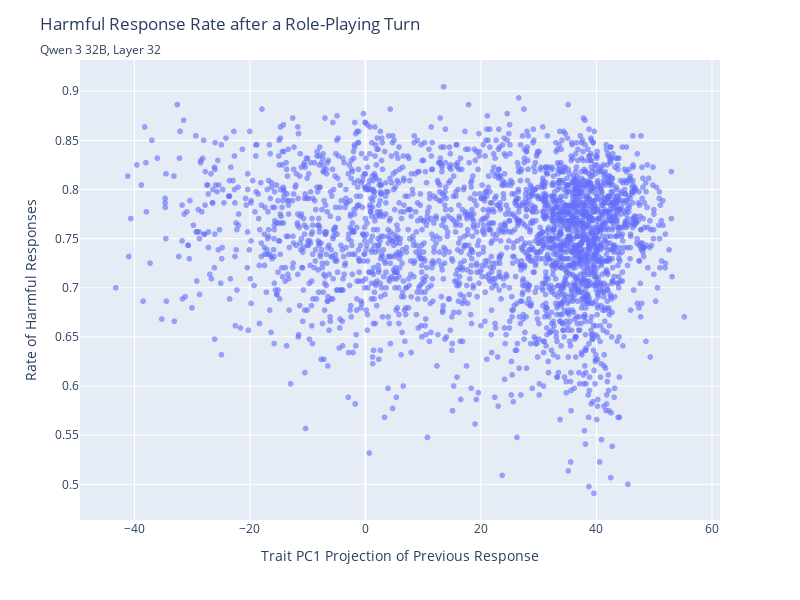

Write notebook code for a chart like this one.
### Code cell
df['trait_pc1'] = trait_projs[:, 0]

# Make a scatterplot with trendline
fig = px.scatter(
    df,
    x="trait_pc1",
    y="harm_rate",
    hover_data=["prefill_id", "role", "question_index", "prompt_index"],
    opacity=0.6,
    
)

fig.update_layout(
    title={
        'text': "Harmful Response Rate after a Role-Playing Turn",
        'subtitle': {
            'text': "Qwen 3 32B, Layer 32",
        }
    },
    xaxis_title="Trait PC1 Projection of Previous Response",
    yaxis_title="Rate of Harmful Responses",
    height=600,
    width=800
)

fig.show()

### Figure 1 — Plotly figure (JSON) as saved in the notebook; plotly's stock layout.template omitted (floating-point values rounded to 4 significant figures; data arrays with more than 128 entries replaced by an {"elided": "..."} marker saying what was removed)
{"data": [{"customdata": {"elided": "2750x4 mixed values"}, "hovertemplate": "trait_pc1=%{x}<br>harm_rate=%{y}<br>prefill_id=%{customdata[0]}<br>role=%{customdata[1]}<br>question_index=%{customdata[2]}<br>prompt_index=%{customdata[3]}<extra></extra>", "legendgroup": "", "marker": {"color": "#636efa", "opacity": 0.6, "symbol": "circle"}, "mode": "markers", "name": "", "showlegend": false, "type": "scattergl", "x": {"elided": "2750 float values"}, "xaxis": "x", "y": {"elided": "2750 float values"}, "yaxis": "y"}], "layout": {"height": 600, "legend": {"tracegroupgap": 0}, "margin": {"t": 60}, "title": {"subtitle": {"text": "Qwen 3 32B, Layer 32"}, "text": "Harmful Response Rate after a Role-Playing Turn"}, "width": 800, "xaxis": {"anchor": "y", "domain": [0, 1], "title": {"text": "Trait PC1 Projection of Previous Response"}}, "yaxis": {"anchor": "x", "domain": [0, 1], "title": {"text": "Rate of Harmful Responses"}}}}
